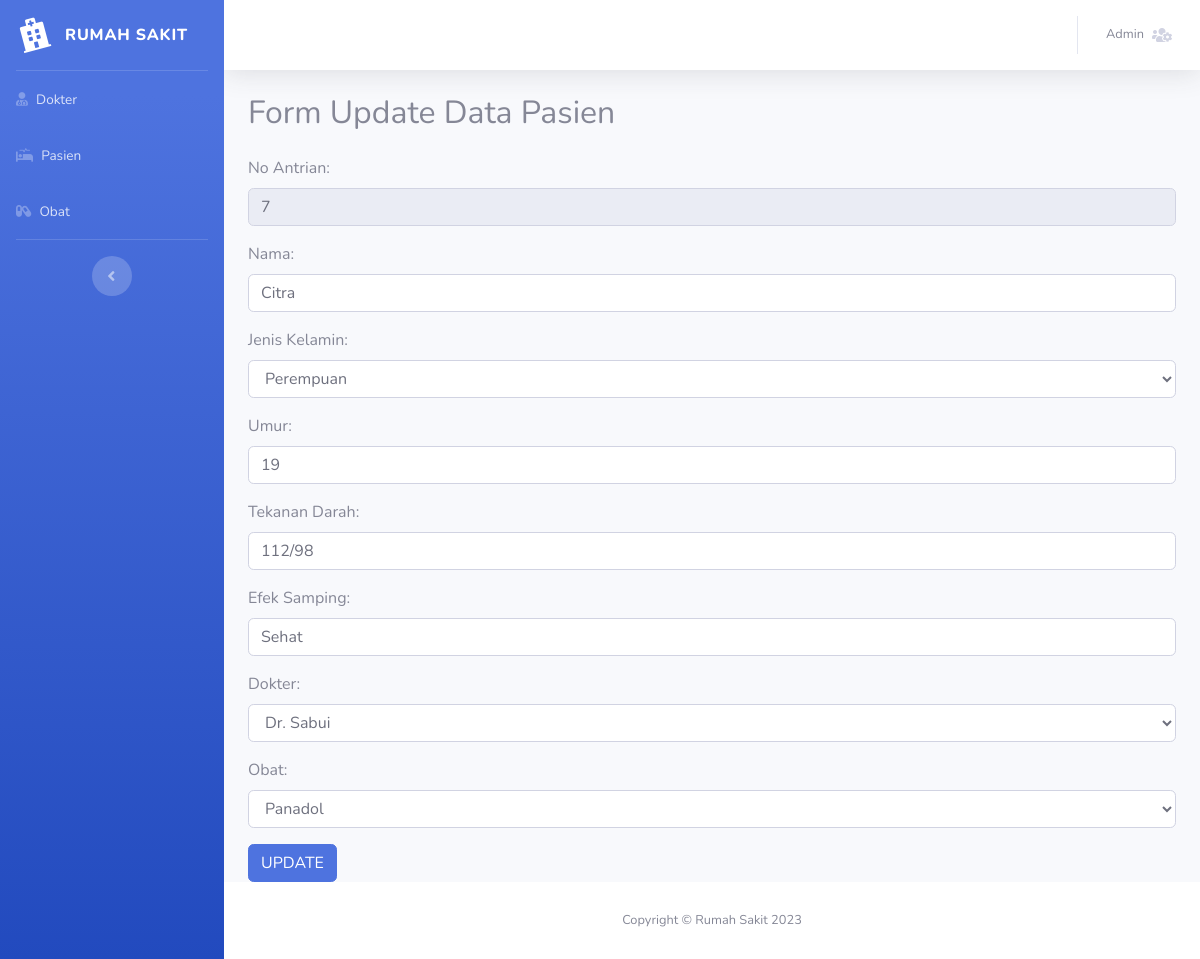
Page /pasien/update/7 on the committed database.
### tables this page shows
CREATE TABLE `subairi_pasien` (
  `no_antrian` int(11) NOT NULL,
  `nama` varchar(50) NOT NULL,
  `jenis_kelamin` varchar(20) NOT NULL,
  `umur` int(3) NOT NULL,
  `tekanan_darah` varchar(20) NOT NULL,
  `efek_samping` varchar(20) NOT NULL,
  `tanggal_check_in` int(11) NOT NULL,
  `id_dokter` int(11) NOT NULL,
  `no_obat` int(11) NOT NULL
);

CREATE TABLE `subairi_dokter` (
  `id` int(11) NOT NULL,
  `nama` varchar(128) NOT NULL,
  `spesialis` varchar(128) NOT NULL,
  `klinik` varchar(128) NOT NULL
);

CREATE TABLE `subairi_obat` (
  `no_seri` int(11) NOT NULL,
  `nama` varchar(50) NOT NULL,
  `bentuk` varchar(50) NOT NULL,
  `tanggal_kadaluarsa` varchar(50) NOT NULL
);

### application/controllers/Pasien.php (called while the page is built, shortened)
<?php
class pasien extends CI_Controller {
    function __construct()
    {
        $this->load->model('PasienModel');
        $this->load->model('DokterModel');
        $this->load->model('ObatModel');
    }
    public function update($no_antrian=null){
        if($this->input->post()){
            $data_update = $this->input->post();
            $this->PasienModel->update_pasien($data_update);
            redirect('pasien');
        }else{
            $data['title'] = 'Form Update Data Pasien';
            $data['pasien'] = $this->PasienModel->get_no($no_antrian);
            $data['dokter_options'] = $this->DokterModel->get_dokter_options();
            $data['obat_options'] = $this->ObatModel->get_obat_options();
            $this->load->view('templates/header',$data);
            $this->load->view('pasien/v_formUpdate',$data);
            $this->load->view('templates/footer',$data);
        }
    }
}

### index.php (called while the page is built, shortened)
<?php
require_once BASEPATH.'core/CodeIgniter.php';

### application/models/PasienModel.php (called while the page is built, shortened)
<?php
class PasienModel extends CI_Model
{
    function get_no($no_antrian)
    {
        $this->db->where('no_antrian', $no_antrian);
        return $this->db->get('subairi_pasien')->result();
    }
}

### application/models/DokterModel.php (called while the page is built, shortened)
<?php
class DokterModel extends CI_Model
{
    public function get_dokter_options() {
        return $this->db->get('subairi_dokter')->result_array();
    }
}

### application/models/ObatModel.php (called while the page is built, shortened)
<?php
class ObatModel extends CI_Model
{
    public function get_obat_options() {
        return $this->db->get('subairi_obat')->result_array();
    }
}

### application/views/pasien/v_formUpdate.php (the view, shortened to what this page needs)
<form class="cool-form" method="post" action="<?= base_url('pasien/update'); ?>">
    <?php foreach ($pasien as $ps) : ?>
        <h2 class="mb-4"><?= $title ?></h2>
        <div class="form-group">
            <label for="no_antrian">No Antrian:</label>
            <input type="text" class="form-control" id="no_antrian" name="no_antrian" value="<?= $ps->no_antrian; ?>" readonly>
        </div>
        <div class="form-group">
            <label for="nama">Nama:</label>
            <input type="text" class="form-control" id="nama" name="nama" value="<?= $ps->nama; ?>">
        </div>
        <div class="form-group">
            <label for="jenis_kelamin">Jenis Kelamin:</label>
            <select class="form-control" id="jenis_kelamin" name="jenis_kelamin">
                <option value="Perempuan" <?php if ($ps->jenis_kelamin == "Perempuan") echo "selected"; ?>>Perempuan</option>
            </select>
        </div>
        <div class="form-group">
            <label for="umur">Umur:</label>
            <input type="number" class="form-control" id="umur" name="umur" value="<?= $ps->umur; ?>">
        </div>
        <div class="form-group">
            <label for="tekanan_darah">Tekanan Darah:</label>
            <input type="text" class="form-control" id="tekanan_darah" name="tekanan_darah" value="<?= $ps->tekanan_darah; ?>">
        </div>
        <div class="form-group">
            <label for="efek_samping">Efek Samping:</label>
            <input type="text" class="form-control" id="efek_samping" name="efek_samping" value="<?= $ps->efek_samping; ?>">
        </div>
        <div class="form-group">
            <label for="id_dokter">Dokter:</label>
            <select class="form-control" id="id_dokter" name="id_dokter">
                <?php foreach ($dokter_options as $dokter) : ?>
                    <option value="<?= $dokter['id']; ?>" <?php if ($dokter['id'] == $ps->id_dokter) echo 'selected'; ?>><?= $dokter['nama']; ?></option>
                <?php endforeach; ?>
            </select>
        </div>
        <div class="form-group">
            <label for="dokter">Obat:</label>
            <select class="form-control" id="no_obat" name="no_obat">
                <?php foreach ($obat_options as $obat) : ?>
                    <option value="<?= $obat['no_seri']; ?>" <?php if ($obat['no_seri'] == $ps->no_obat) echo 'selected'; ?>><?= $obat['nama']; ?></option>
                <?php endforeach; ?>
            </select>
        </div>
        <button type="submit" class="btn btn-primary">UPDATE</button>
    <?php endforeach; ?>
</form>
</div>
</div>

### rows in the picture
subairi_pasien: no_antrian "7", nama "Citra", jenis_kelamin "Perempuan", umur "19", tekanan_darah "112/98", efek_samping "Sehat", id_dokter "Dr. Sabui", no_obat "Panadol"
